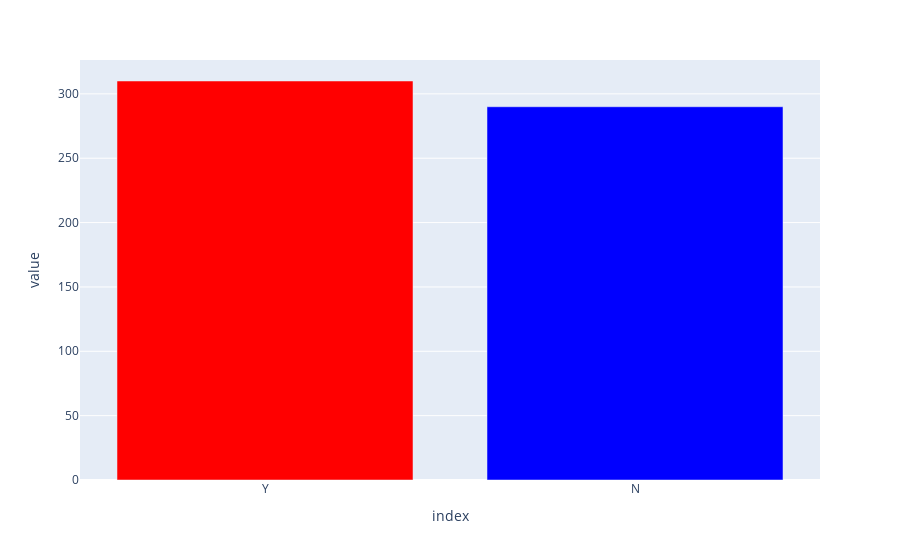

Source (notebook cell):
### Code cell
px.bar(df['Stock Options'].value_counts(), color=colors, color_discrete_map="identity")

### Figure 1 — Plotly figure (JSON) as saved in the notebook; plotly's stock layout.template omitted (floating-point values rounded to 4 significant figures)
{"data": [{"alignmentgroup": "True", "hovertemplate": "index=%{x}<br>value=%{y}<extra></extra>", "legendgroup": "", "marker": {"color": "red"}, "name": "", "offsetgroup": "", "orientation": "v", "showlegend": false, "textposition": "auto", "type": "bar", "x": ["Y"], "xaxis": "x", "y": [310], "yaxis": "y"}, {"alignmentgroup": "True", "hovertemplate": "index=%{x}<br>value=%{y}<extra></extra>", "legendgroup": "", "marker": {"color": "blue"}, "name": "", "offsetgroup": "", "orientation": "v", "showlegend": false, "textposition": "auto", "type": "bar", "x": ["N"], "xaxis": "x", "y": [290], "yaxis": "y"}], "layout": {"barmode": "relative", "legend": {"tracegroupgap": 0}, "margin": {"t": 60}, "xaxis": {"anchor": "y", "domain": [0, 1], "title": {"text": "index"}}, "yaxis": {"anchor": "x", "domain": [0, 1], "title": {"text": "value"}}}}
